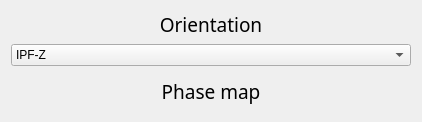
        <widget class="QWidget" name="layoutWidget_7">
         <layout class="QVBoxLayout" name="verticalLayout_10">
          <item>
           <widget class="QLabel" name="label_Quality_2">
            <property name="minimumSize">
             <size>
              <width>162</width>
              <height>0</height>
             </size>
            </property>
            <property name="palette">
             <palette>
              <active>
               <colorrole role="WindowText">
                <brush brushstyle="SolidPattern">
                 <color alpha="255">
                  <red>0</red>
                  <green>0</green>
                  <blue>0</blue>
                 </color>
                </brush>
               </colorrole>
               <colorrole role="Button">
                <brush brushstyle="SolidPattern">
                 <color alpha="255">
                  <red>253</red>
                  <green>249</green>
                  <blue>248</blue>
                 </color>
                </brush>
               </colorrole>
               <colorrole role="Text">
                <brush brushstyle="SolidPattern">
                 <color alpha="255">
                  <red>0</red>
                  <green>0</green>
                  <blue>0</blue>
                 </color>
                </brush>
               </colorrole>
               <colorrole role="ButtonText">
                <brush brushstyle="SolidPattern">
                 <color alpha="255">
                  <red>0</red>
                  <green>0</green>
                  <blue>0</blue>
                 </color>
                </brush>
               </colorrole>
               <colorrole role="Base">
                <brush brushstyle="SolidPattern">
                 <color alpha="255">
                  <red>253</red>
                  <green>249</green>
                  <blue>248</blue>
                 </color>
                </brush>
               </colorrole>
               <colorrole role="Window">
                <brush brushstyle="SolidPattern">
                 <color alpha="255">
                  <red>253</red>
                  <green>249</green>
                  <blue>248</blue>
                 </color>
                </brush>
               </colorrole>
              </active>
              <inactive>
               <colorrole role="WindowText">
                <brush brushstyle="SolidPattern">
                 <color alpha="255">
                  <red>0</red>
                  <green>0</green>
                  <blue>0</blue>
                 </color>
                </brush>
               </colorrole>
               <colorrole role="Button">
                <brush brushstyle="SolidPattern">
                 <color alpha="255">
                  <red>253</red>
                  <green>249</green>
                  <blue>248</blue>
                 </color>
                </brush>
               </colorrole>
               <colorrole role="Text">
                <brush brushstyle="SolidPattern">
                 <color alpha="255">
                  <red>0</red>
                  <green>0</green>
                  <blue>0</blue>
                 </color>
                </brush>
               </colorrole>
               <colorrole role="ButtonText">
                <brush brushstyle="SolidPattern">
                 <color alpha="255">
                  <red>0</red>
                  <green>0</green>
                  <blue>0</blue>
                 </color>
                </brush>
               </colorrole>
               <colorrole role="Base">
                <brush brushstyle="SolidPattern">
                 <color alpha="255">
                  <red>253</red>
                  <green>249</green>
                  <blue>248</blue>
                 </color>
                </brush>
               </colorrole>
               <colorrole role="Window">
                <brush brushstyle="SolidPattern">
                 <color alpha="255">
                  <red>253</red>
                  <green>249</green>
                  <blue>248</blue>
                 </color>
                </brush>
               </colorrole>
              </inactive>
              <disabled>
               <colorrole role="WindowText">
                <brush brushstyle="SolidPattern">
                 <color alpha="255">
                  <red>0</red>
                  <green>0</green>
                  <blue>0</blue>
                 </color>
                </brush>
               </colorrole>
               <colorrole role="Button">
                <brush brushstyle="SolidPattern">
                 <color alpha="255">
                  <red>253</red>
                  <green>249</green>
                  <blue>248</blue>
                 </color>
                </brush>
               </colorrole>
               <colorrole role="Text">
                <brush brushstyle="SolidPattern">
                 <color alpha="255">
                  <red>0</red>
                  <green>0</green>
                  <blue>0</blue>
                 </color>
                </brush>
               </colorrole>
               <colorrole role="ButtonText">
                <brush brushstyle="SolidPattern">
                 <color alpha="255">
                  <red>0</red>
                  <green>0</green>
                  <blue>0</blue>
                 </color>
                </brush>
               </colorrole>
               <colorrole role="Base">
                <brush brushstyle="SolidPattern">
                 <color alpha="255">
                  <red>253</red>
                  <green>249</green>
                  <blue>248</blue>
                 </color>
                </brush>
               </colorrole>
               <colorrole role="Window">
                <brush brushstyle="SolidPattern">
                 <color alpha="255">
                  <red>253</red>
                  <green>249</green>
                  <blue>248</blue>
                 </color>
                </brush>
               </colorrole>
              </disabled>
             </palette>
            </property>
            <property name="font">
             <font>
              <family>Noto Sans Cond</family>
              <pointsize>14</pointsize>
              <weight>50</weight>
              <italic>false</italic>
              <bold>false</bold>
             </font>
            </property>
            <property name="styleSheet">
             <string notr="true"/>
            </property>
            <property name="lineWidth">
             <number>1</number>
            </property>
            <property name="midLineWidth">
             <number>0</number>
            </property>
            <property name="text">
             <string>Orientation</string>
            </property>
            <property name="scaledContents">
             <bool>false</bool>
            </property>
            <property name="alignment">
             <set>Qt::AlignCenter</set>
            </property>
           </widget>
          </item>
          <item>
           <widget class="QComboBox" name="OriBox">
            <property name="toolTip">
             <string/>
            </property>
            <property name="currentIndex">
             <number>2</number>
            </property>
            <item>
             <property name="text">
              <string>IPF-X</string>
             </property>
            </item>
            <item>
             <property name="text">
              <string>IPF-Y</string>
             </property>
            </item>
            <item>
             <property name="text">
              <string>IPF-Z</string>
             </property>
            </item>
           </widget>
          </item>
          <item>
           <widget class="ImageView" name="IPF_serie" native="true">
            <property name="sizePolicy">
             <sizepolicy hsizetype="Preferred" vsizetype="Preferred">
              <horstretch>0</horstretch>
              <verstretch>0</verstretch>
             </sizepolicy>
            </property>
            <property name="minimumSize">
             <size>
              <width>400</width>
              <height>0</height>
             </size>
            </property>
           </widget>
          </item>
          <item>
           <widget class="QLabel" name="label_phases">
            <property name="sizePolicy">
             <sizepolicy hsizetype="MinimumExpanding" vsizetype="Preferred">
              <horstretch>0</horstretch>
              <verstretch>0</verstretch>
             </sizepolicy>
            </property>
            <property name="minimumSize">
             <size>
              <width>162</width>
              <height>0</height>
             </size>
            </property>
            <property name="palette">
             <palette>
              <active>
               <colorrole role="WindowText">
                <brush brushstyle="SolidPattern">
                 <color alpha="255">
                  <red>0</red>
                  <green>0</green>
                  <blue>0</blue>
                 </color>
                </brush>
               </colorrole>
               <colorrole role="Button">
                <brush brushstyle="SolidPattern">
                 <color alpha="255">
                  <red>253</red>
                  <green>249</green>
                  <blue>248</blue>
                 </color>
                </brush>
               </colorrole>
               <colorrole role="Text">
                <brush brushstyle="SolidPattern">
                 <color alpha="255">
                  <red>0</red>
                  <green>0</green>
                  <blue>0</blue>
                 </color>
                </brush>
               </colorrole>
               <colorrole role="ButtonText">
                <brush brushstyle="SolidPattern">
                 <color alpha="255">
                  <red>0</red>
                  <green>0</green>
                  <blue>0</blue>
                 </color>
                </brush>
               </colorrole>
               <colorrole role="Base">
                <brush brushstyle="SolidPattern">
                 <color alpha="255">
                  <red>253</red>
                  <green>249</green>
                  <blue>248</blue>
                 </color>
                </brush>
               </colorrole>
               <colorrole role="Window">
                <brush brushstyle="SolidPattern">
                 <color alpha="255">
                  <red>253</red>
                  <green>249</green>
                  <blue>248</blue>
                 </color>
                </brush>
               </colorrole>
              </active>
              <inactive>
               <colorrole role="WindowText">
                <brush brushstyle="SolidPattern">
                 <color alpha="255">
                  <red>0</red>
                  <green>0</green>
                  <blue>0</blue>
                 </color>
                </brush>
               </colorrole>
               <colorrole role="Button">
                <brush brushstyle="SolidPattern">
                 <color alpha="255">
                  <red>253</red>
                  <green>249</green>
                  <blue>248</blue>
                 </color>
                </brush>
               </colorrole>
               <colorrole role="Text">
                <brush brushstyle="SolidPattern">
                 <color alpha="255">
                  <red>0</red>
                  <green>0</green>
                  <blue>0</blue>
                 </color>
                </brush>
               </colorrole>
               <colorrole role="ButtonText">
                <brush brushstyle="SolidPattern">
                 <color alpha="255">
                  <red>0</red>
                  <green>0</green>
                  <blue>0</blue>
                 </color>
                </brush>
               </colorrole>
               <colorrole role="Base">
                <brush brushstyle="SolidPattern">
                 <color alpha="255">
                  <red>253</red>
                  <green>249</green>
                  <blue>248</blue>
                 </color>
                </brush>
               </colorrole>
               <colorrole role="Window">
                <brush brushstyle="SolidPattern">
                 <color alpha="255">
                  <red>253</red>
                  <green>249</green>
                  <blue>248</blue>
                 </color>
                </brush>
               </colorrole>
              </inactive>
              <disabled>
               <colorrole role="WindowText">
                <brush brushstyle="SolidPattern">
                 <color alpha="255">
                  <red>0</red>
                  <green>0</green>
                  <blue>0</blue>
                 </color>
                </brush>
               </colorrole>
               <colorrole role="Button">
                <brush brushstyle="SolidPattern">
                 <color alpha="255">
                  <red>253</red>
                  <green>249</green>
                  <blue>248</blue>
                 </color>
                </brush>
               </colorrole>
               <colorrole role="Text">
                <brush brushstyle="SolidPattern">
                 <color alpha="255">
                  <red>0</red>
                  <green>0</green>
                  <blue>0</blue>
                 </color>
                </brush>
               </colorrole>
               <colorrole role="ButtonText">
                <brush brushstyle="SolidPattern">
                 <color alpha="255">
                  <red>0</red>
                  <green>0</green>
                  <blue>0</blue>
                 </color>
                </brush>
               </colorrole>
               <colorrole role="Base">
                <brush brushstyle="SolidPattern">
                 <color alpha="255">
                  <red>253</red>
                  <green>249</green>
                  <blue>248</blue>
                 </color>
                </brush>
               </colorrole>
               <colorrole role="Window">
                <brush brushstyle="SolidPattern">
                 <color alpha="255">
                  <red>253</red>
                  <green>249</green>
                  <blue>248</blue>
                 </color>
                </brush>
               </colorrole>
              </disabled>
             </palette>
            </property>
            <property name="font">
             <font>
              <family>Noto Sans Cond</family>
              <pointsize>14</pointsize>
              <weight>50</weight>
              <italic>false</italic>
              <bold>false</bold>
             </font>
            </property>
            <property name="styleSheet">
             <string notr="true"/>
            </property>
            <property name="lineWidth">
             <number>1</number>
            </property>
            <property name="midLineWidth">
             <number>0</number>
            </property>
            <property name="text">
             <string>Phase map</string>
            </property>
            <property name="scaledContents">
             <bool>false</bool>
            </property>
            <property name="alignment">
             <set>Qt::AlignCenter</set>
            </property>
           </widget>
          </item>
          <item>
           <widget class="ImageView" name="PhaseMap" native="true">
            <property name="sizePolicy">
             <sizepolicy hsizetype="MinimumExpanding" vsizetype="Preferred">
              <horstretch>0</horstretch>
              <verstretch>0</verstretch>
             </sizepolicy>
            </property>
           </widget>
          </item>
         </layout>
        </widget>
